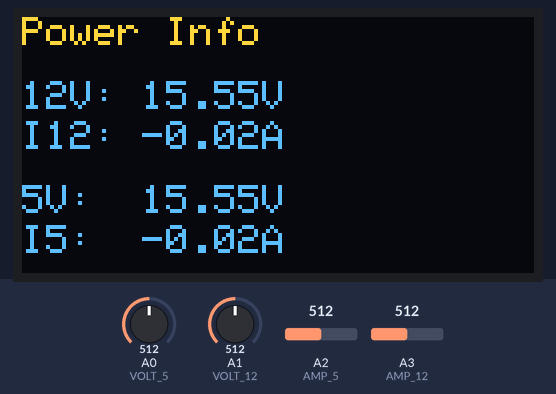
A sketch run on a simulated Arduino Uno, built with avr-gcc and run on an emulated ATmega328P. Shown: 128×64 one-colour display. Inputs (shaded band) come from the test bench; at power-on: A0 (VOLT_5) = 512, A1 (VOLT_12) = 512, A2 (AMP_5) = 512, A3 (AMP_12) = 512. The OLED is the two-colour kind (top 16 rows yellow).

Above: at 2.2 s.
2.3 s: A0 (VOLT_5) set to 716
At 3.8 s:
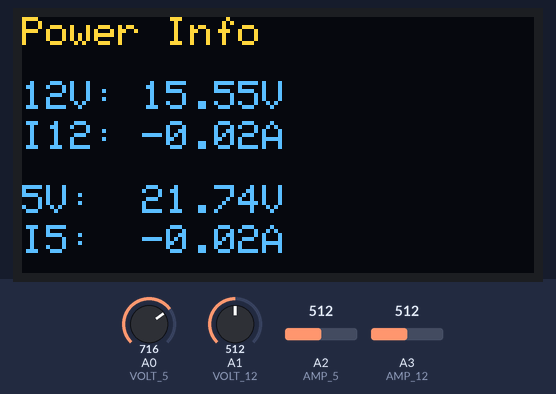
4.5 s: A1 (VOLT_12) set to 716
At 6.3 s:
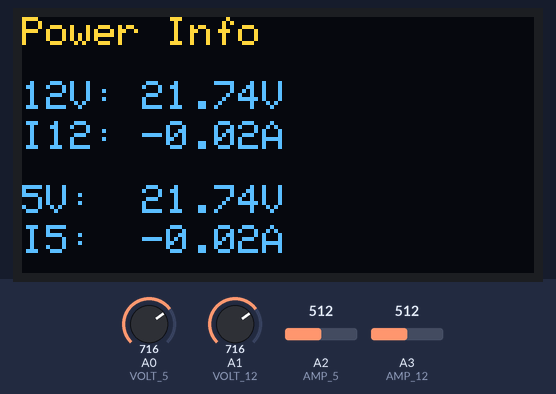
6.6 s: A2 (AMP_5) set to 716
At 7.8 s:
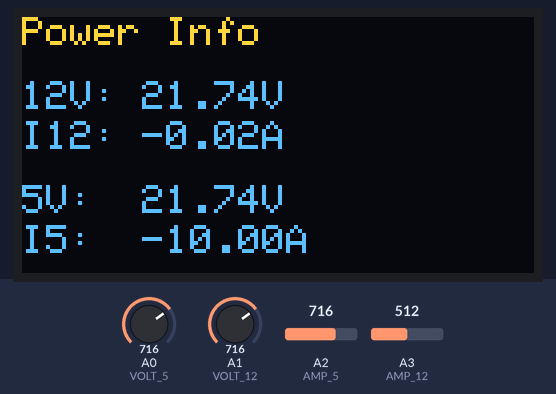
8.8 s: A3 (AMP_12) set to 716
At 10.4 s:
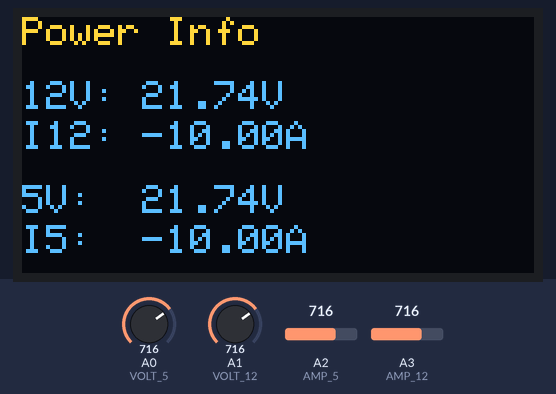
10.9 s: A0 (VOLT_5) set to 992
At 11.7 s:
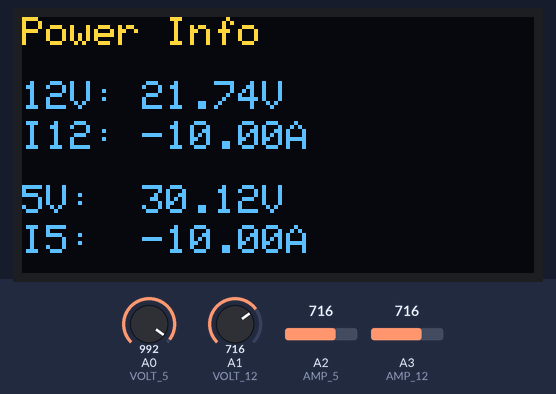
12.4 s: A1 (VOLT_12) set to 992
At 14.4 s:
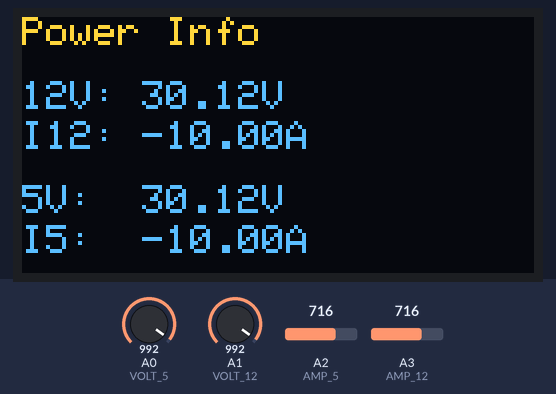
Timing chart, 0 to 15.6 s (numbered marks = the images above; inputs shaded):
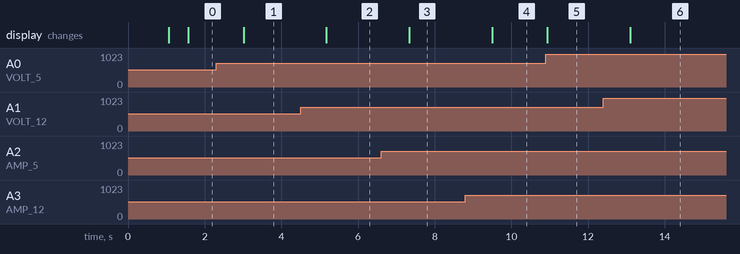

Measured:
- after the input at 2.3 s, the display: changes after 0.72 s (image 1)
- after the input at 4.5 s, the display: changes after 0.68 s (image 2)
- after the input at 6.6 s, the display: changes after 0.74 s (image 3)
- after the input at 8.8 s, the display: changes after 0.70 s (image 4)
- after the input at 10.9 s, the display: changes at once (image 5)
- after the input at 12.4 s, the display: changes after 0.70 s (image 6)

The sketch:

main_power_system.ino
```cpp
/*
 * Project: Grabby
 * Author: Julius Ortstadt
 * Date: 26.11.2025
 * Description: Code for the display of power information on the back of the robot.
 *              For current measurement, information was taken from: https://www.engineersgarage.com/acs712-current-sensor-with-arduino/
 */

#include <Adafruit_SSD1306.h>
#include <Adafruit_GFX.h>

#define OLED_RESET -1     // Display shares same reset as arduino
#define SCREEN_WIDTH 128  // In pixels
#define SCREEN_HEIGHT 64  // In pixels

Adafruit_SSD1306 display(SCREEN_WIDTH, SCREEN_HEIGHT, &Wire, OLED_RESET); // Init the display object

// Define analog input
#define VOLT_12 1 // Voltmeter 12V Line
#define VOLT_5 0  // Voltmeter 5V Line
#define AMP_12 3  // Ampmeter 12V Line
#define AMP_5 2   // Ampmeter 5V Line

// Floats for ADC voltage & Input voltage
float adc12_voltage = 0.0;
float adc5_voltage = 0.0;

float in12_voltage = 0.0;
float in5_voltage = 0.0;

// Resistor values (in Ohms)
float R1 = 31006.0;
float R2 = 6019.0;

// Reference Voltage (measured on AREF Pin)
float ref_voltage = 5.05;

// Initial ADC values
int adc12_value = 0;
int adc5_value = 0;

// Setup of amp meter
const int nSamples = 150;
const float adcResolution = 1023.0;
const float sensitivity = 0.100;  // 20A

void setup(){
  display.begin(SSD1306_SWITCHCAPVCC, 0x3C);
  delay(1000); // Leave time for display to init
  display.clearDisplay();
  display.setTextSize(1);
  display.setTextColor(WHITE);
  display.setCursor(0, 0);
  display.print("Power Info");
  display.display();
}

void loop(){
  /*--- Current measurement ---*/
  // Init variables
  unsigned int x = 0;
  float AcsValue_1 = 0.0, Samples_1 = 0.0, AvgAcs_1 = 0.0, AcsValueF_1 = 0.0;
  float AcsValue_2 = 0.0, Samples_2 = 0.0, AvgAcs_2 = 0.0, AcsValueF_2 = 0.0;

  // Take n samples
  for (int x = 0; x < nSamples; x++){
    // Read sensor values
    AcsValue_1 = analogRead(AMP_12);
    AcsValue_2 = analogRead(AMP_5);

    // Add samples
    Samples_1 = Samples_1 + AcsValue_1;
    Samples_2 = Samples_2 + AcsValue_2;

    delay (3); // ms - ADC settling time
  }

  // Take average of samples
  AvgAcs_1 = Samples_1/150.0;
  AvgAcs_2 = Samples_2/150.0;

  // Extract the values
  // 2.5V at zero current - Arduino operates at 5.0V
  AcsValueF_1 = (2.5 - (AvgAcs_1 * (5.0 / adcResolution))) / sensitivity;
  AcsValueF_2 = (2.5 - (AvgAcs_2 * (5.0 / adcResolution))) / sensitivity;

  /*--- Voltage measurement ---*/
  // Read the Analog Input
  adc12_value = analogRead(VOLT_12);
  adc5_value = analogRead(VOLT_5);

  // Determine voltage at ADC input
  adc12_voltage  = (adc12_value * ref_voltage) / adcResolution;
  adc5_voltage  = (adc5_value * ref_voltage) / adcResolution;

  // Calculate voltage at divider input
  in12_voltage = adc12_voltage * (R1 + R2) / R2;
  in5_voltage = adc5_voltage * (R1 + R2) / R2;

  /*--- Data display ---*/
  // Update the display with the new values
  display.clearDisplay();
  display.setTextSize(1);
  display.setTextColor(WHITE);

  display.setCursor(0, 0);
  display.print("Power Info");

  display.setCursor(0, 16);
  display.print("12V: ");
  display.print(in12_voltage, 2);
  display.print("V");

  display.setCursor(0, 26);
  display.print("I12: ");
  display.print(AcsValueF_1, 2);
  display.print("A");

  display.setCursor(0, 42);
  display.print("5V:  ");
  display.print(in5_voltage, 2);
  display.print("V");

  display.setCursor(0, 52);
  display.print("I5:  ");
  display.print(AcsValueF_2, 2);
  display.print("A");

  display.display();

  // Delay
  delay(200);
}
```
